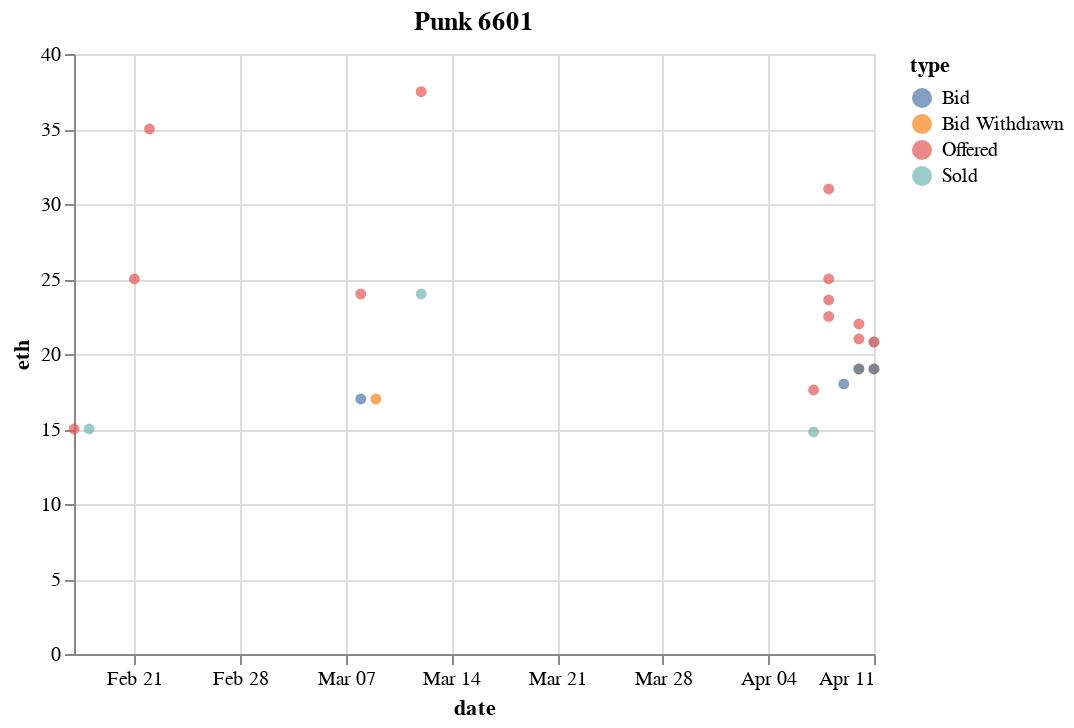

The cell this chart's notebook holds for it:
### Code cell
(
    alt.Chart(pdf)
    .encode(x="date", y="eth", color="type")
    .mark_circle()
    .properties(title='Punk 6601')
)

### Figure 1 — Vega-Lite specification as saved in the notebook (floating-point values rounded to 4 significant figures)
{"config": {"view": {"continuousWidth": 400, "continuousHeight": 300}}, "data": {"name": "data-6c31456caf14f9c4b56e922f7876b201"}, "mark": "circle", "encoding": {"color": {"type": "nominal", "field": "type"}, "x": {"type": "temporal", "field": "date"}, "y": {"type": "quantitative", "field": "eth"}}, "title": "Punk 6601", "$schema": "https://vega.github.io/schema/vega-lite/v4.8.1.json", "datasets": {"data-6c31456caf14f9c4b56e922f7876b201": [{"date": "2021-02-17T00:00:00", "id": 6601, "type": "Offered", "from": null, "to": null, "eth": 15.0, "usd": 27680.0}, {"date": "2021-02-18T00:00:00", "id": 6601, "type": "Sold", "from": "0x727ca3", "to": "0xca1585", "eth": 15.0, "usd": 28530.0}, {"date": "2021-02-21T00:00:00", "id": 6601, "type": "Offered", "from": null, "to": null, "eth": 25.0, "usd": 49190.0}, {"date": "2021-02-22T00:00:00", "id": 6601, "type": "Offered", "from": null, "to": null, "eth": 35.0, "usd": 67090.0}, {"date": "2021-03-08T00:00:00", "id": 6601, "type": "Bid", "from": "0xe3bf86", "to": null, "eth": 17.0, "usd": 29490.0}, {"date": "2021-03-08T00:00:00", "id": 6601, "type": "Offered", "from": null, "to": null, "eth": 24.0, "usd": 40340.0}, {"date": "2021-03-09T00:00:00", "id": 6601, "type": "Bid Withdrawn", "from": "0xe3bf86", "to": null, "eth": 17.0, "usd": 31120.0}, {"date": "2021-03-12T00:00:00", "id": 6601, "type": "Offered", "from": null, "to": null, "eth": 37.49, "usd": 67790.0}, {"date": "2021-03-12T00:00:00", "id": 6601, "type": "Sold", "from": "0xca1585", "to": "Pranksy", "eth": 24.0, "usd": 43400.0}, {"date": "2021-04-07T00:00:00", "id": 6601, "type": "Offered", "from": null, "to": null, "eth": 17.6, "usd": 34640.0}, {"date": "2021-04-07T00:00:00", "id": 6601, "type": "Sold", "from": "Pranksy", "to": "0x67edd0", "eth": 14.8, "usd": 29130.0}, {"date": "2021-04-08T00:00:00", "id": 6601, "type": "Offered", "from": null, "to": null, "eth": 22.5, "usd": 46080.0}, {"date": "2021-04-08T00:00:00", "id": 6601, "type": "Offered", "from": null, "to": null, "eth": 23.6, "usd": 48330.0}, {"date": "2021-04-08T00:00:00", "id": 6601, "type": "Offered", "from": null, "to": null, "eth": 31.0, "usd": 63980.0}, {"date": "2021-04-08T00:00:00", "id": 6601, "type": "Offered", "from": null, "to": null, "eth": 25.0, "usd": 51680.0}, {"date": "2021-04-09T00:00:00", "id": 6601, "type": "Bid", "from": "0xf3fd33", "to": null, "eth": 18.0, "usd": 37330.0}, {"date": "2021-04-10T00:00:00", "id": 6601, "type": "Bid Withdrawn", "from": "Gmugr", "to": null, "eth": 19.0, "usd": 40970.0}, {"date": "2021-04-10T00:00:00", "id": 6601, "type": "Bid", "from": "Gmugr", "to": null, "eth": 19.0, "usd": 41060.0}, {"date": "2021-04-10T00:00:00", "id": 6601, "type": "Offered", "from": null, "to": null, "eth": 21.0, "usd": 45380.0}, {"date": "2021-04-10T00:00:00", "id": 6601, "type": "Offered", "from": null, "to": null, "eth": 22.0, "usd": 47720.0}, {"date": "2021-04-11T00:00:00", "id": 6601, "type": "Sold", "from": "0x67edd0", "to": "0xf3fd33", "eth": 20.8, "usd": 44650.0}, {"date": "2021-04-11T00:00:00", "id": 6601, "type": "Bid Withdrawn", "from": "0xf3fd33", "to": null, "eth": 19.0, "usd": 40790.0}, {"date": "2021-04-11T00:00:00", "id": 6601, "type": "Bid", "from": "0xf3fd33", "to": null, "eth": 19.0, "usd": 40660.0}, {"date": "2021-04-11T00:00:00", "id": 6601, "type": "Offered", "from": null, "to": null, "eth": 20.8, "usd": 44480.0}]}}
